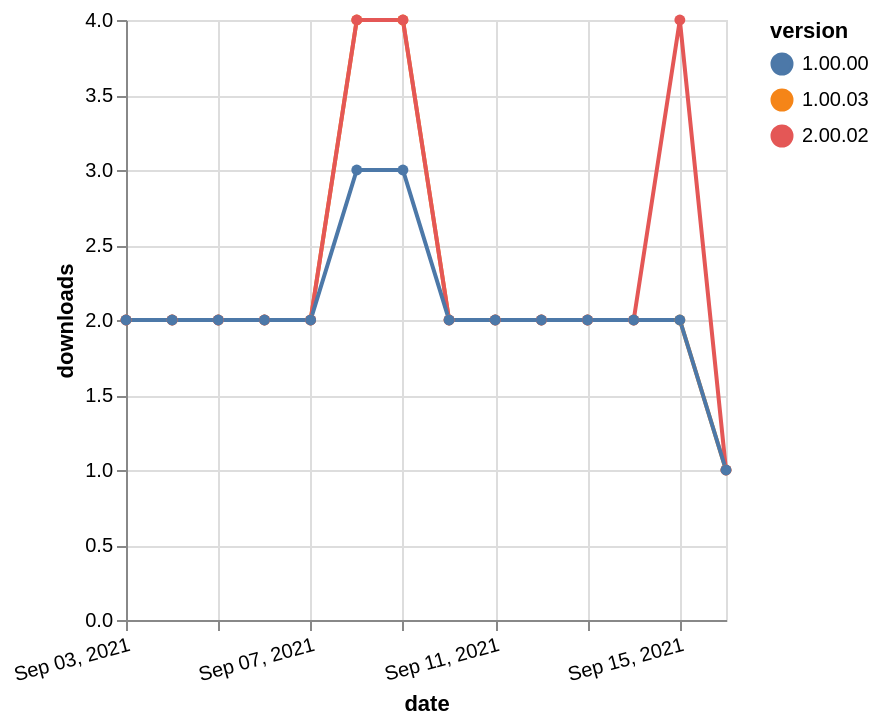

Write a Vega-Lite specification for this figure.
### Vega-Lite specification from a JSON file in a GitHub repository (floating-point values rounded to 4 significant figures)
{"$schema": "https://vega.github.io/schema/vega-lite/v5.json", "description": "A simple bar chart with embedded data.", "data": {"values": [{"date": "2021-09-03", "total": 1694, "delta": 2, "version": "1.00.03"}, {"date": "2021-09-04", "total": 1696, "delta": 2, "version": "1.00.03"}, {"date": "2021-09-05", "total": 1698, "delta": 2, "version": "1.00.03"}, {"date": "2021-09-06", "total": 1700, "delta": 2, "version": "1.00.03"}, {"date": "2021-09-07", "total": 1702, "delta": 2, "version": "1.00.03"}, {"date": "2021-09-08", "total": 1706, "delta": 4, "version": "1.00.03"}, {"date": "2021-09-09", "total": 1710, "delta": 4, "version": "1.00.03"}, {"date": "2021-09-10", "total": 1712, "delta": 2, "version": "1.00.03"}, {"date": "2021-09-11", "total": 1714, "delta": 2, "version": "1.00.03"}, {"date": "2021-09-12", "total": 1716, "delta": 2, "version": "1.00.03"}, {"date": "2021-09-13", "total": 1718, "delta": 2, "version": "1.00.03"}, {"date": "2021-09-14", "total": 1720, "delta": 2, "version": "1.00.03"}, {"date": "2021-09-15", "total": 1722, "delta": 2, "version": "1.00.03"}, {"date": "2021-09-16", "total": 1723, "delta": 1, "version": "1.00.03"}, {"date": "2021-09-03", "total": 1546, "delta": 2, "version": "2.00.02"}, {"date": "2021-09-04", "total": 1548, "delta": 2, "version": "2.00.02"}, {"date": "2021-09-05", "total": 1550, "delta": 2, "version": "2.00.02"}, {"date": "2021-09-06", "total": 1552, "delta": 2, "version": "2.00.02"}, {"date": "2021-09-07", "total": 1554, "delta": 2, "version": "2.00.02"}, {"date": "2021-09-08", "total": 1558, "delta": 4, "version": "2.00.02"}, {"date": "2021-09-09", "total": 1562, "delta": 4, "version": "2.00.02"}, {"date": "2021-09-10", "total": 1564, "delta": 2, "version": "2.00.02"}, {"date": "2021-09-11", "total": 1566, "delta": 2, "version": "2.00.02"}, {"date": "2021-09-12", "total": 1568, "delta": 2, "version": "2.00.02"}, {"date": "2021-09-13", "total": 1570, "delta": 2, "version": "2.00.02"}, {"date": "2021-09-14", "total": 1572, "delta": 2, "version": "2.00.02"}, {"date": "2021-09-15", "total": 1576, "delta": 4, "version": "2.00.02"}, {"date": "2021-09-16", "total": 1577, "delta": 1, "version": "2.00.02"}, {"date": "2021-09-03", "total": 2016, "delta": 2, "version": "1.00.00"}, {"date": "2021-09-04", "total": 2018, "delta": 2, "version": "1.00.00"}, {"date": "2021-09-05", "total": 2020, "delta": 2, "version": "1.00.00"}, {"date": "2021-09-06", "total": 2022, "delta": 2, "version": "1.00.00"}, {"date": "2021-09-07", "total": 2024, "delta": 2, "version": "1.00.00"}, {"date": "2021-09-08", "total": 2027, "delta": 3, "version": "1.00.00"}, {"date": "2021-09-09", "total": 2030, "delta": 3, "version": "1.00.00"}, {"date": "2021-09-10", "total": 2032, "delta": 2, "version": "1.00.00"}, {"date": "2021-09-11", "total": 2034, "delta": 2, "version": "1.00.00"}, {"date": "2021-09-12", "total": 2036, "delta": 2, "version": "1.00.00"}, {"date": "2021-09-13", "total": 2038, "delta": 2, "version": "1.00.00"}, {"date": "2021-09-14", "total": 2040, "delta": 2, "version": "1.00.00"}, {"date": "2021-09-15", "total": 2042, "delta": 2, "version": "1.00.00"}, {"date": "2021-09-16", "total": 2043, "delta": 1, "version": "1.00.00"}]}, "width": "container", "mark": {"type": "line", "point": {"filled": true}}, "encoding": {"x": {"field": "date", "type": "temporal", "timeUnit": "yearmonthdate", "title": "date", "axis": {"labelAngle": -15}}, "y": {"field": "delta", "type": "quantitative", "title": "downloads"}, "color": {"field": "version", "type": "nominal"}, "tooltip": {"field": "delta"}}}
